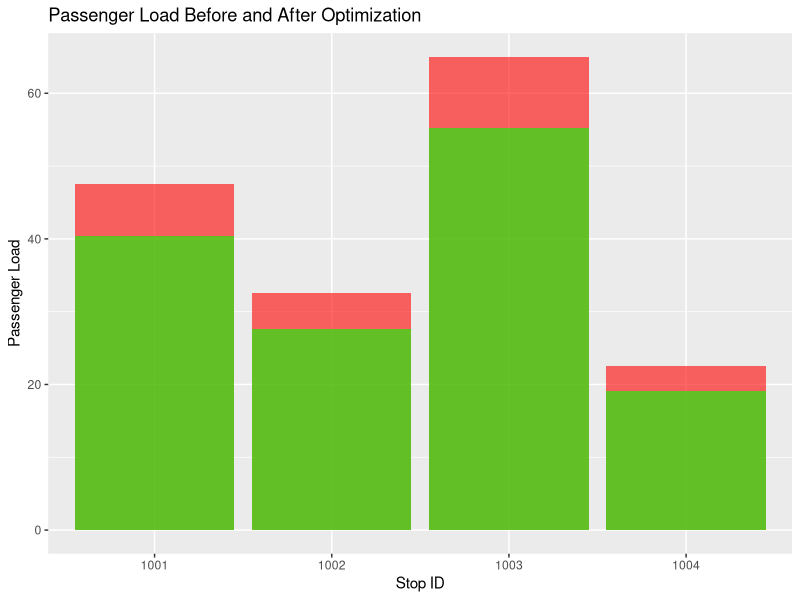

The R source for this figure:
library(ggplot2)
library(dplyr)

# Load data
data <- read.csv("data/sample_passenger_data.csv")

# Convert Time to POSIX time object
data$Time <- strptime(data$Time, format="%H:%M")

# Aggregate average load per stop
agg_data <- data %>%
  group_by(Stop_ID) %>%
  summarise(Avg_Load = mean(Passenger_Load))

# Simulate optimization (e.g., 15% reduction)
agg_data$Optimized_Load <- agg_data$Avg_Load * 0.85

# Plot original vs optimized
ggplot(agg_data, aes(x = factor(Stop_ID))) +
  geom_bar(aes(y = Avg_Load), stat = "identity", fill = "red", alpha = 0.6) +
  geom_bar(aes(y = Optimized_Load), stat = "identity", fill = "green", alpha = 0.6) +
  labs(title = "Passenger Load Before and After Optimization",
       x = "Stop ID",
       y = "Passenger Load")
